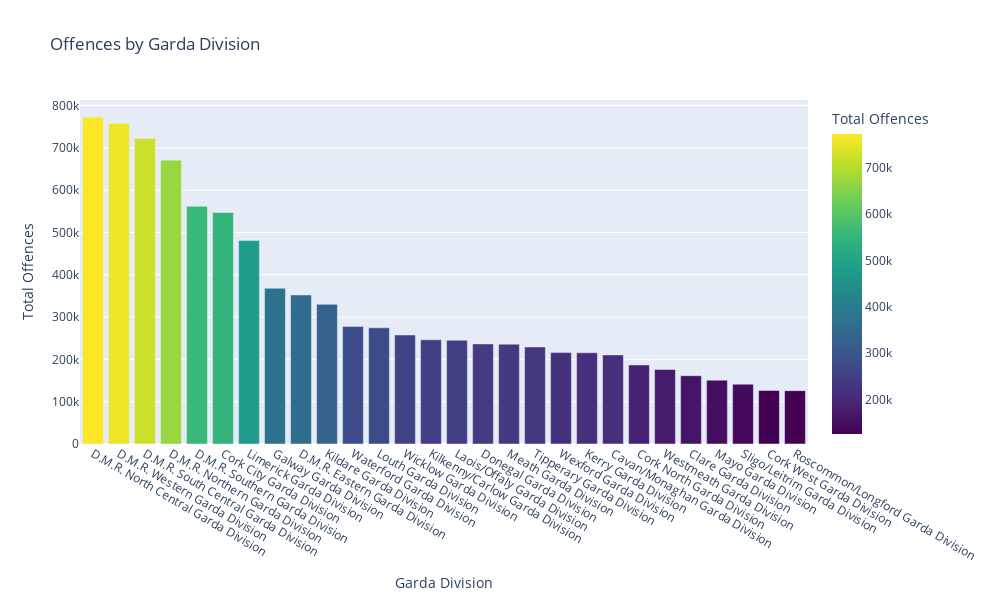

The cell this chart's notebook holds for it:
### Code cell
# Visualise crime count by Garda division

fig = px.bar(  
    data_frame=locations,    
    x=locations.index,   y='VALUE', 
    title='Offences by Garda Division',
    width=990, height=600, 
    labels={'VALUE': 'Total Offences'}, 
    color='VALUE', 
    color_continuous_scale=px.colors.sequential.Viridis)

# [1] order the barchart
fig.update_layout(xaxis = {"categoryorder":"total descending"})

    
fig.show()

### Figure 1 — Plotly figure (JSON) as saved in the notebook; plotly's stock layout.template omitted (floating-point values rounded to 4 significant figures)
{"data": [{"alignmentgroup": "True", "hovertemplate": "Garda Division=%{x}<br>Total Offences=%{marker.color}<extra></extra>", "legendgroup": "", "marker": {"color": [210556, 161455, 547291, 186817, 126587, 352160, 772348, 670897, 722176, 561625, 757742, 236524, 367980, 215604, 330166, 246402, 245135, 480650, 274629, 150905, 235863, 126112, 141424, 229284, 277981, 176157, 215974, 257666], "coloraxis": "coloraxis", "pattern": {"shape": ""}}, "name": "", "offsetgroup": "", "orientation": "v", "showlegend": false, "textposition": "auto", "type": "bar", "x": ["Cavan/Monaghan Garda Division", "Clare Garda Division", "Cork City Garda Division", "Cork North Garda Division", "Cork West Garda Division", "D.M.R. Eastern Garda Division", "D.M.R. North Central Garda Division", "D.M.R. Northern Garda Division", "D.M.R. South Central Garda Division", "D.M.R. Southern Garda Division", "D.M.R. Western Garda Division", "Donegal Garda Division", "Galway Garda Division", "Kerry Garda Division", "Kildare Garda Division", "Kilkenny/Carlow Garda Division", "Laois/Offaly Garda Division", "Limerick Garda Division", "Louth Garda Division", "Mayo Garda Division", "Meath Garda Division", "Roscommon/Longford Garda Division", "Sligo/Leitrim Garda Division", "Tipperary Garda Division", "Waterford Garda Division", "Westmeath Garda Division", "Wexford Garda Division", "Wicklow Garda Division"], "xaxis": "x", "y": [210556, 161455, 547291, 186817, 126587, 352160, 772348, 670897, 722176, 561625, 757742, 236524, 367980, 215604, 330166, 246402, 245135, 480650, 274629, 150905, 235863, 126112, 141424, 229284, 277981, 176157, 215974, 257666], "yaxis": "y"}], "layout": {"barmode": "relative", "coloraxis": {"colorbar": {"title": {"text": "Total Offences"}}, "colorscale": [[0, "#440154"], [0.1111, "#482878"], [0.2222, "#3e4989"], [0.3333, "#31688e"], [0.4444, "#26828e"], [0.5556, "#1f9e89"], [0.6667, "#35b779"], [0.7778, "#6ece58"], [0.8889, "#b5de2b"], [1, "#fde725"]]}, "height": 600, "legend": {"tracegroupgap": 0}, "title": {"text": "Offences by Garda Division"}, "width": 990, "xaxis": {"anchor": "y", "categoryorder": "total descending", "domain": [0, 1], "title": {"text": "Garda Division"}}, "yaxis": {"anchor": "x", "domain": [0, 1], "title": {"text": "Total Offences"}}}}
